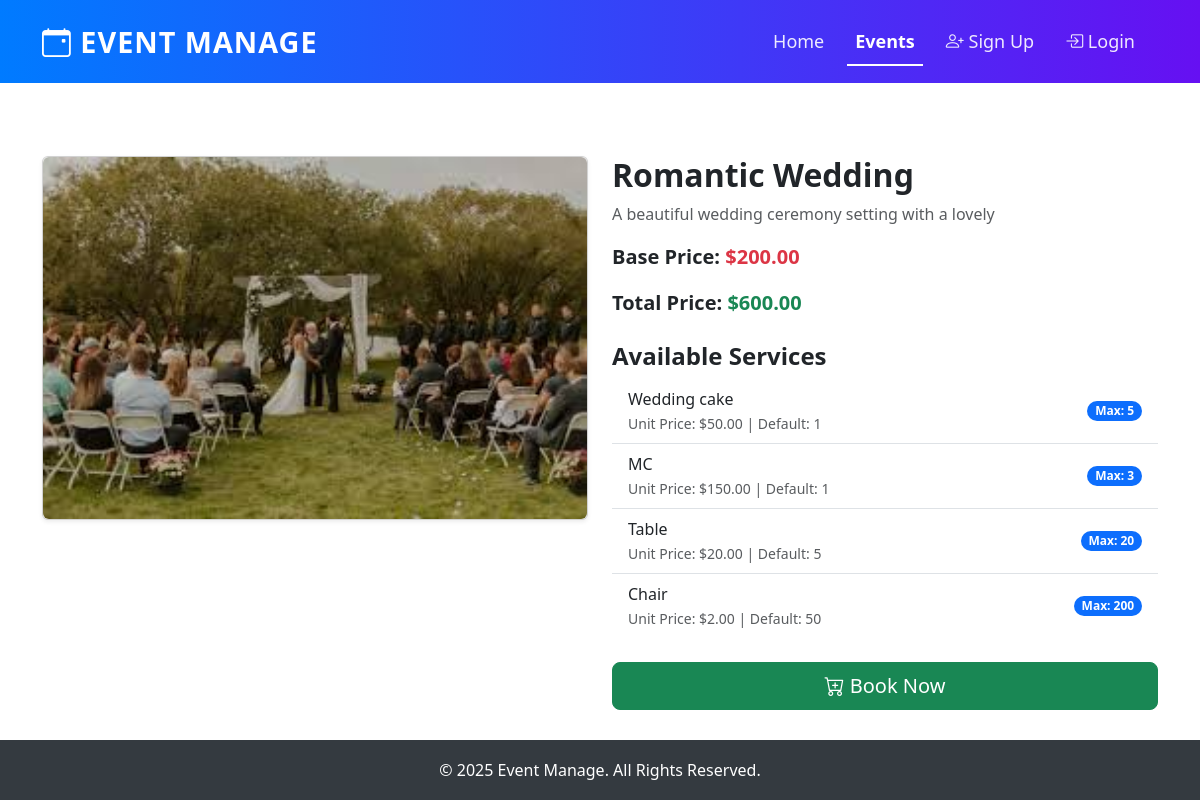
/event/2/, run on the app's committed database.
### eventapp/models.py (models this page shows, shortened)
class Event(models.Model):
    img = models.ImageField(upload_to="pic")
    name = models.CharField(max_length=50)
    desc = models.CharField(max_length=255)
    price = models.DecimalField(max_digits=10, decimal_places=2, default=0.00)
    services = models.ManyToManyField(ServiceItem, through='EventService')

class EventService(models.Model):
    event = models.ForeignKey(Event, on_delete=models.CASCADE)
    service = models.ForeignKey(ServiceItem, on_delete=models.CASCADE)
    default_quantity = models.PositiveIntegerField(default=0)  # 🟢 默认提供的数量
    quantity_available = models.PositiveIntegerField(default=0)  # 🔵 最大可预订数量

class ServiceItem(models.Model):
    name = models.CharField(max_length=50, unique=True)
    unit_price = models.DecimalField(max_digits=10, decimal_places=2, default=0.00)

### eventapp/views.py (the view)
# urls.py: path('event/<int:event_id>/', views.event_detail, name='event_detail'),
def event_detail(request, event_id):
    event = get_object_or_404(Event, id=event_id)
    services = EventService.objects.filter(event=event)
    total_price = event.price  # 先加上基础价格
    for service in services:
        total_price += service.default_quantity * service.service.unit_price  # 用最大可用数量来计算
    return render(request, 'events/event_detail.html', {
        'event': event,
        'services': services,
        'total_price': total_price  # 传递总价
    })

### template/events/event_detail.html
{% extends "base.html" %}
{% block content %}
<div class="container mt-5">
    <div class="row">
        <div class="col-md-6">
            <div class="card shadow-sm rounded">
                <img src="{{ event.img.url }}" class="card-img-top rounded" alt="{{ event.name }}">
            </div>
        </div>
        <div class="col-md-6">
            <h2 class="fw-bold">{{ event.name }}</h2>
            <p class="text-muted">{{ event.desc }}</p>
            <p class="fs-5"><strong>Base Price:</strong> <span class="text-danger fw-bold">${{ event.price }}</span></p>
            <p class="fs-5"><strong>Total Price:</strong> <span class="text-success fw-bold">${{ total_price }}</span></p>
            <h4 class="mt-4 fw-semibold">Available Services</h4>
            <ul class="list-group list-group-flush" id="service-list">
                {% for service in services %}
                <li class="list-group-item d-flex justify-content-between align-items-center">
                    <div>
                        <span class="fw-medium">{{ service.service.name }}</span>
                        <br>
                        <small class="text-muted">
                            Unit Price: $<span class="unit-price">{{ service.service.unit_price }}</span> |
                            Default: <span class="default-quantity">{{ service.default_quantity }}</span>
                        </small>
                    </div>
                    <span class="badge bg-primary rounded-pill">Max: {{ service.quantity_available }}</span>
                </li>
                {% empty %}
                <li class="list-group-item text-muted">No service items</li>
                {% endfor %}
            </ul>
            <a href="{% url 'book_event' event.id %}" class="btn btn-success btn-lg w-100 mt-4">
                <i class="bi bi-cart-plus"></i> Book Now
            </a>
        </div>
    </div>
</div>
{% endblock %}

### template/base.html (shortened to what this page needs)
{% load static %}
<!DOCTYPE html>
<html lang="en">
<head>
    <link href="https://cdn.jsdelivr.net/npm/bootstrap@5.3.3/dist/css/bootstrap.min.css" rel="stylesheet">
    <link rel="stylesheet" href="https://cdn.jsdelivr.net/npm/bootstrap-icons/font/bootstrap-icons.css">
</head>
<body class="{% if request.resolver_match.url_name == 'index' %}homepage{% endif %}">
    <nav class="navbar navbar-expand-lg navbar-dark fixed-top">
        <div class="container">
            <a class="navbar-brand" href="{% url 'index' %}"><i class="bi bi-calendar-event"></i> Event Manage</a>
            <div class="collapse navbar-collapse" id="navbarNav">
                <ul class="navbar-nav ms-auto">
                    <li class="nav-item "><a class="nav-link {% if request.resolver_match.url_name == 'index' %}active{% endif %}" href="{% url 'index' %}">Home</a></li>
                    <li class="nav-item"><a class="nav-link {% if request.resolver_match.url_name in 'event_list event_detail book_event booking_success' %}active{% endif %}"
                        href="{% url 'event_list' %}">Events</a></li>
                    {% if user.is_authenticated %}
                    {% if not user.is_staff %}
                        <li class="nav-item">
                            <a class="nav-link {% if request.resolver_match.url_name == 'my_orders' %}active{% endif %}" href="{% url 'my_orders' %}">My Orders</a>
                        </li>
                        <li class="nav-item">
                            <a class="nav-link {% if request.resolver_match.url_name == 'manager_request' %}active{% endif %}" href="{% url 'manager_request' %}">Become Manager</a>
                        </li>
                    {% elif user.is_superuser %}
                        <li class="nav-item">
                            <a class="nav-link {% if request.resolver_match.url_name == 'manager_request' %}active{% endif %}" href="{% url 'manager_request' %}">Requests</a>
                        </li>
                    {% elif user.is_staff %}
                        <li class="nav-item">
                            <a class="nav-link {% if request.resolver_match.url_name == 'manager_orders' %}active{% endif %}" href="{% url 'manager_orders' %}">Order Manage</a>
                        </li>
                        <li class="nav-item">
                            <a class="nav-link {% if request.resolver_match.url_name == 'my_assigned_orders' %}active{% endif %}" href="{% url 'my_assigned_orders' %}">My Orders</a>
                        </li>
                    {% endif %}
                    <li class="nav-item">
                        <span class="nav-link user-name"><i class="bi bi-person-circle"></i> {{ user.username }}</span>
                    </li>
                    <li class="nav-item">
                        <a class="nav-link text-danger" href="{% url 'logout' %}"><i class="bi bi-box-arrow-right"></i> Log Out</a>
                    </li>
                {% else %}
                    <li class="nav-item">
                        <a class="nav-link {% if request.resolver_match.url_name == 'register' %}active{% endif %}" href="{% url 'register' %}">
                            <i class="bi bi-person-plus"></i> Sign Up
                        </a>
                    </li>
                    <li class="nav-item">
                        <a class="nav-link {% if request.resolver_match.url_name == 'login' %}active{% endif %}" href="{% url 'login' %}">
                            <i class="bi bi-box-arrow-in-right"></i> Login
                        </a>
                    </li>
                {% endif %}
                </ul>
            </div>
        </div>
    </nav>
    <div id="page-content" class="container-fluid mt-5">
        {% block content %}
        {% endblock %}
    </div>
    <footer class="footer">
        <p>&copy; 2025 Event Manage. All Rights Reserved.</p>
    </footer>
</body>
</html>

### template/base.html (style rules this page uses)
html, body { height: 100%; display: flex; flex-direction: column; }
#page-content { flex: 1; padding-top: 60px; }
.navbar { background: linear-gradient(90deg, #007bff, #6610f2); padding: 15px 0; transition: all 0.3s ease-in-out; border-bottom: 2px solid white; }
.navbar-brand { font-size: 1.8rem; font-weight: bold; color: white !important; text-transform: uppercase; letter-spacing: 1px; }
.nav-link { color: rgba(255, 255, 255, 0.9) !important; font-size: 18px; margin-right: 15px; transition: all 0.3s; }
.footer { background: #343a40; color: white; text-align: center; height: 60px; line-height: 60px; }
.navbar-nav .nav-link.active { position: relative; color: white !important; font-weight: bold; }
.navbar-nav .nav-link.active::after { content: ""; position: absolute; left: 0; bottom: -3px; width: 100%; height: 2px; background-color: white; }

### data on the page
Event: img (picture), name "Romantic Wedding", desc "A beautiful wedding ceremony setting with a lovely", price "200.00"
EventService: service.name "Wedding cake", service.unit_price "50.00", default_quantity "1", quantity_available "5"
EventService: service.name "MC", service.unit_price "150.00", default_quantity "1", quantity_available "3"
EventService: service.name "Table", service.unit_price "20.00", default_quantity "5", quantity_available "20"
EventService: service.name "Chair", service.unit_price "2.00", default_quantity "50", quantity_available "200"

### other printed values
{{ total_price }} "600.00"
